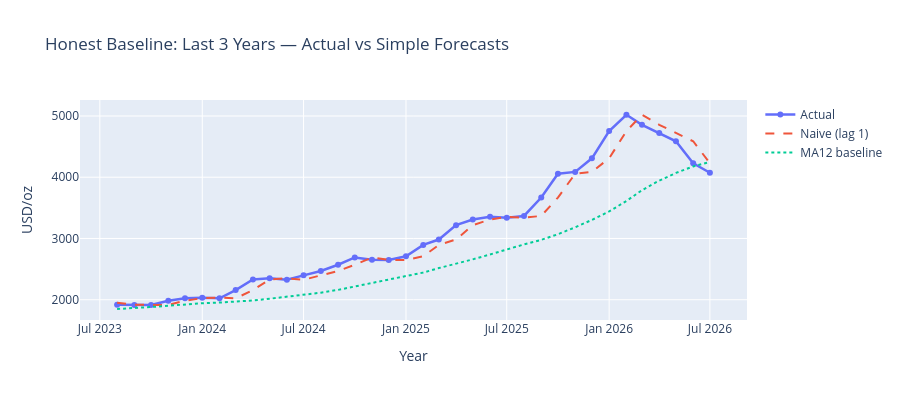

The notebook cell saved with this chart:
### Code cell
# Visual: actual vs naive on last 3 years
recent = df.tail(36)
fig4 = go.Figure()
fig4.add_trace(go.Scatter(x=recent["date"], y=recent["gold_price_usd"], mode="lines+markers", name="Actual", line=dict(width=2.5)))
fig4.add_trace(go.Scatter(x=recent["date"], y=recent["naive_next"], mode="lines", name="Naive (lag 1)", line=dict(dash="dash")))
fig4.add_trace(go.Scatter(x=recent["date"], y=recent["ma12_next"], mode="lines", name="MA12 baseline", line=dict(dash="dot")))
fig4.update_layout(title="Honest Baseline: Last 3 Years — Actual vs Simple Forecasts",
                   xaxis_title="Year", yaxis_title="USD/oz", height=400)
fig4.show()
print("See Above: dashed lines always *lag* behind real spikes. They can't predict a jump.")
